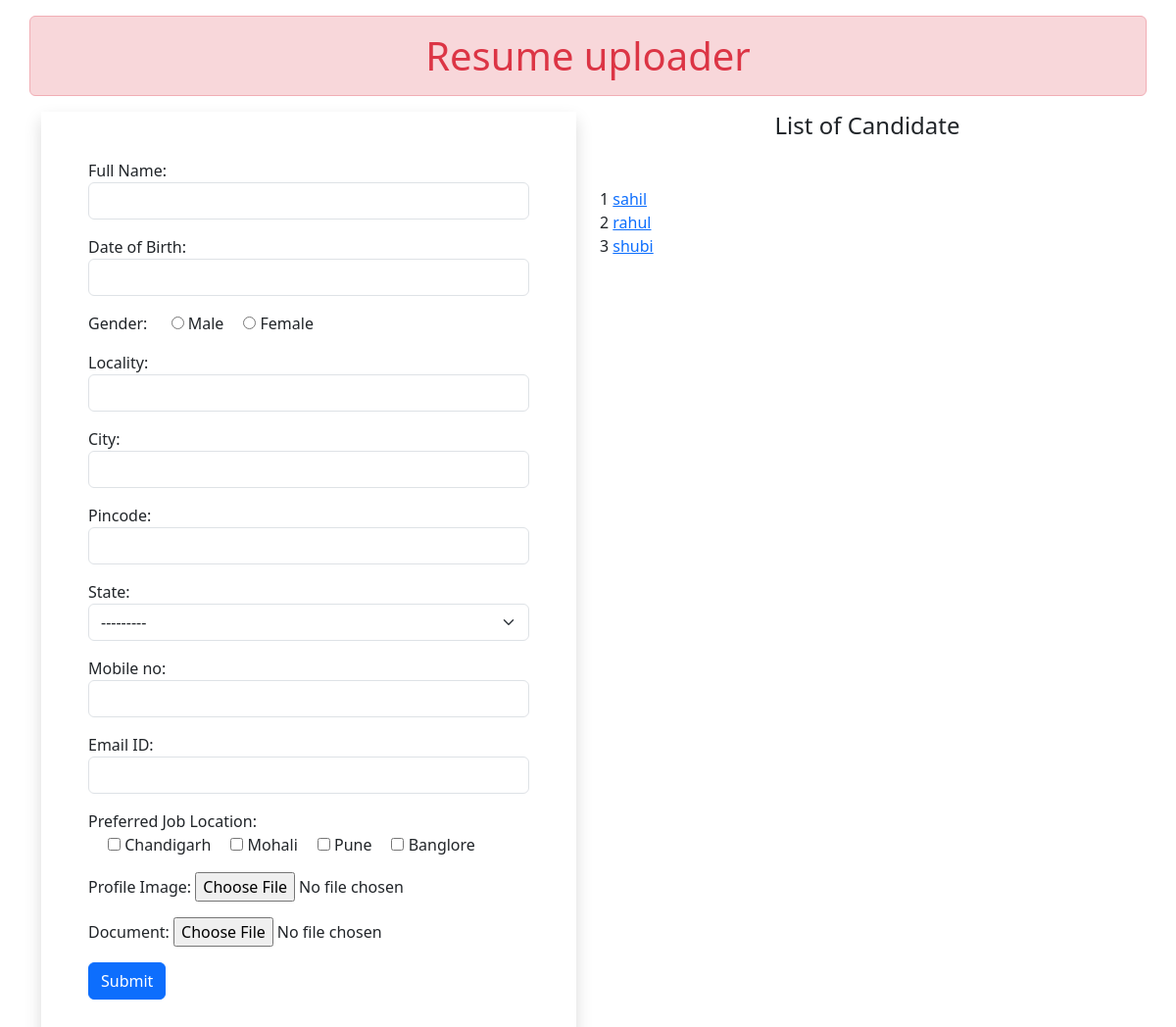
The page / on the database its author committed.
### myapp/models.py (models this page shows)
class Resume(models.Model):
    name = models.CharField(max_length=100)
    dob = models.DateField(auto_now=False, auto_now_add=False)
    gender = models.CharField(max_length=100)
    locality = models.CharField(max_length=100)
    city = models.CharField(max_length=100)
    pin = models.PositiveIntegerField()
    state = models.CharField(choices=STATE_CHOICES, max_length=100)
    mobile = models.PositiveIntegerField()
    email = models.EmailField()
    job_city = models.CharField(max_length=100)
    profile_image = models.ImageField(upload_to='profileimg')
    my_file = models.FileField(upload_to='doc', blank=True)

### myapp/views.py (the view, shortened to what this page needs)
# urls.py: path('', views.HomeView.as_view(), name='index'),
class HomeView(View):
    def get(self, request):
        form = ResumeForm()
        candidates = Resume.objects.all()
        return render(request, 'index.html', {'form':form, 'candidates':candidates})

### myapp/forms.py
class ResumeForm(forms.ModelForm):
    gender = forms.ChoiceField(choices=GENDER_CHOICES, widget=forms.RadioSelect)
    job_city = forms.MultipleChoiceField(label='Preferred Job Location', choices=JOB_CHOICES, widget=forms.CheckboxSelectMultiple)
    class Meta:
        model = Resume
        fields = '__all__'
        labels = {
            'name':'Full Name',
            'dob':'Date of Birth',
            'pin': 'Pincode',
            'mobile':'Mobile no',
            'email':'Email ID',
            'profile_image':'Profile Image',
            'my_file':'Document'
        }
        widgets = {
            'name': forms.TextInput(attrs={'class':'form-control'}),
            'dob': forms.DateInput(attrs={'class':'form-control', 'id':'datepicker'}),
            'locality': forms.TextInput(attrs={'class':'form-control'}),
            'city': forms.TextInput(attrs={'class':'form-control'}),
            'pin': forms.NumberInput(attrs={'class':'form-control'}),
            'state': forms.Select(attrs={'class':'form-select'}),
            'mobile': forms.NumberInput(attrs={'class':'form-control'}),
            'email': forms.EmailInput(attrs={'class':'form-control'}),
        }

### myapp/templates/index.html (shortened to what this page needs)
{% extends "base.html" %}
{% block content %}
<div class="container mb-5">
    <div class="row">
        <h1 class="alert alert-danger text-danger p-3 mt-3 text-center">Resume uploader</h1>
        <div class="col-sm-6">
            <form action="" method="post" enctype="multipart/form-data" class="shadow p-5">
                    {% for fm in form %}
                        <div class="form-group mb-3">
                            {{fm.label_tag}}
                            {{fm}}
                        </div>
                    {% endfor %}
                    <input type="submit" value="Submit" class="btn btn-primary">
            </form>
        </div>
        <div class="col-sm-6">
            <h4 class="text-center mb-5">List of Candidate</h4>
                {% for candidate in candidates %}
                    {{candidate.id}} <a href="{% url 'candidate' candidate.id %}">{{candidate.name}}</a><br>
                {% endfor %}
        </div>
    </div>
</div>
{% endblock content %}

### myapp/static/css/style.css (style rules this page uses)
#id_gender, #id_job_city { display: inline-flex; }
#id_gender > div { margin-left: 10px; padding-left: 10px; }
#id_job_city > div { margin-left: 10px; padding-left: 10px; }

### rows shown on the page
Resume: id "1", name "sahil"
Resume: id "2", name "rahul"
Resume: id "3", name "shubi"

### other values the page prints
{{ fm.label_tag }} "Full Name:" "Date of Birth:" "Gender:" "Locality:" "City:" "Pincode:" "State:" "Mobile no:" "Email ID:" "Preferred Job Location:" "Profile Image:" "Document:"
